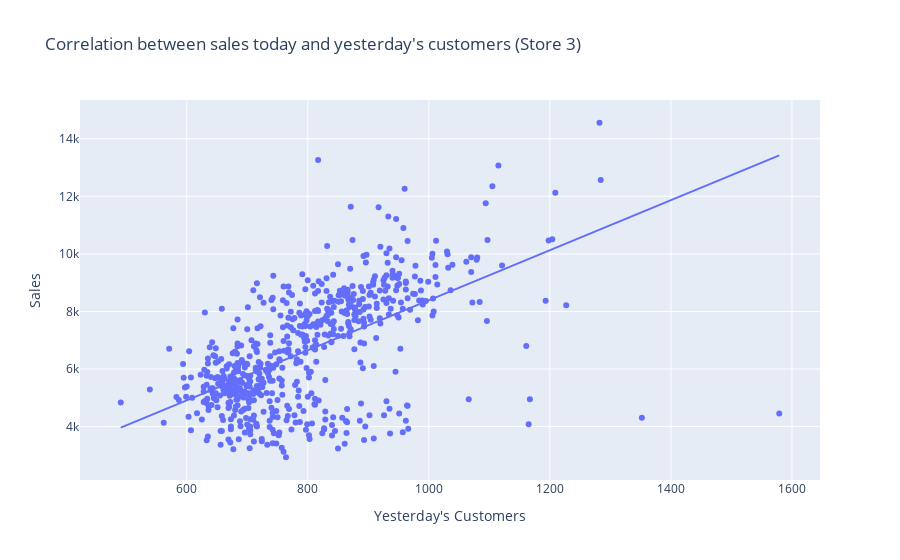

Source (notebook cell):
### Code cell
px.scatter(
    (
        store_3.withColumn(
            "Yesterday's Customers", F.lag("Customers", 1).over(windowSpec)
        )
        .filter(F.col("Yesterday's Customers") != 0)
        .filter(F.col("Yesterday's Customers").isNotNull())
        .filter(F.col("Sales") != 0)
        .select(
            F.col("Sales").astype("int"), F.col("Yesterday's Customers").astype("int")
        )
    ).toPandas(),
    x="Yesterday's Customers",
    y="Sales",
    title="Correlation between sales today and yesterday's customers (Store 3)",
    trendline="ols",
)

### Figure 1 — Plotly figure (JSON) as saved in the notebook; plotly's stock layout.template omitted (floating-point values rounded to 4 significant figures; data arrays with more than 128 entries replaced by an {"elided": "..."} marker saying what was removed)
{"data": [{"hovertemplate": "Yesterday's Customers=%{x}<br>Sales=%{y}<extra></extra>", "legendgroup": "", "marker": {"color": "#636efa", "symbol": "circle"}, "mode": "markers", "name": "", "orientation": "v", "showlegend": false, "type": "scatter", "x": {"elided": "625 int values"}, "xaxis": "x", "y": {"elided": "625 int values"}, "yaxis": "y"}, {"hovertemplate": "<b>OLS trendline</b><br>Sales = 8.69168 * Yesterday's Customers + -300.364<br>R<sup>2</sup>=0.335446<br><br>Yesterday's Customers=%{x}<br>Sales=%{y} <b>(trend)</b><extra></extra>", "legendgroup": "", "marker": {"color": "#636efa", "symbol": "circle"}, "mode": "lines", "name": "", "showlegend": false, "type": "scatter", "x": {"elided": "625 int values"}, "xaxis": "x", "y": {"elided": "625 float values"}, "yaxis": "y"}], "layout": {"legend": {"tracegroupgap": 0}, "title": {"text": "Correlation between sales today and yesterday's customers (Store 3)"}, "xaxis": {"anchor": "y", "domain": [0, 1], "title": {"text": "Yesterday's Customers"}}, "yaxis": {"anchor": "x", "domain": [0, 1], "title": {"text": "Sales"}}}}
